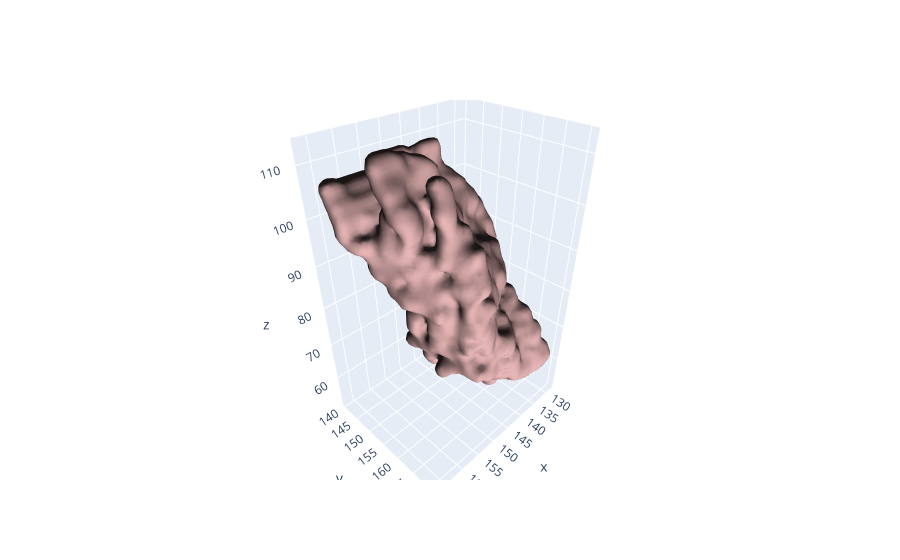

The code cell stored with this chart in its notebook:
### Code cell
temp_dir = tempfile.mkdtemp()
mask_filename = f"{temp_dir}/mask.nii.gz"
aims.write(vol_mask, mask_filename)
bucket_filename = f"{temp_dir}/mask.bck"
cmd = f"AimsFileConvert -c Bucket -t VOID -e 1 -i {mask_filename} -o {bucket_filename}"
os.system(cmd)

# Displays bucket file
bucket, bucket_raw, dxyz, rot, tr = ma.load_bucket(bucket_filename)
m = cld.bucket_to_mesh(bucket)
cld.draw(m)

### Figure 1 — Plotly figure (JSON) as saved in the notebook; plotly's stock layout.template omitted (floating-point values rounded to 4 significant figures; data arrays with more than 128 entries replaced by an {"elided": "..."} marker saying what was removed)
{"data": [{"color": "rgb(255,200,200)", "i": {"elided": "14630 int values"}, "j": {"elided": "14630 int values"}, "k": {"elided": "14630 int values"}, "lighting": {"ambient": 0.1}, "lightposition": {"x": 0, "y": 0, "z": 0}, "name": "trace 0", "opacity": 1, "type": "mesh3d", "x": {"elided": "7327 float values"}, "y": {"elided": "7327 float values"}, "z": {"elided": "7327 float values"}}], "layout": {"legend": {"itemsizing": "constant"}}}
